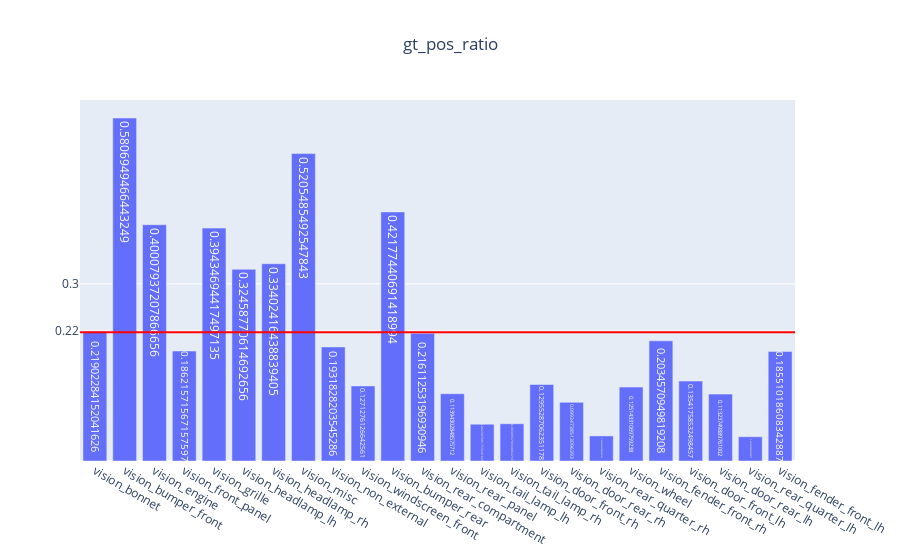

This figure's notebook cell:
### Code cell
genVisMulitlabel(partEvalMetrics, "gt_pos_ratio")

### Figure 1 — Plotly figure (JSON) as saved in the notebook; plotly's stock layout.template omitted (floating-point values rounded to 4 significant figures)
{"data": [{"text": [0.219, 0.5807, 0.4001, 0.1862, 0.3943, 0.3246, 0.334, 0.5205, 0.1932, 0.1271, 0.4218, 0.2161, 0.1139, 0.06231, 0.06306, 0.1296, 0.09935, 0.04246, 0.1251, 0.2035, 0.1354, 0.1132, 0.0411, 0.1855], "type": "bar", "x": ["vision_bonnet", "vision_bumper_front", "vision_engine", "vision_front_panel", "vision_grille", "vision_headlamp_lh", "vision_headlamp_rh", "vision_misc", "vision_non_external", "vision_windscreen_front", "vision_bumper_rear", "vision_rear_compartment", "vision_rear_panel", "vision_tail_lamp_lh", "vision_tail_lamp_rh", "vision_door_front_rh", "vision_door_rear_rh", "vision_rear_quarter_rh", "vision_wheel", "vision_fender_front_rh", "vision_door_front_lh", "vision_door_rear_lh", "vision_rear_quarter_lh", "vision_fender_front_lh"], "y": [0.219, 0.5807, 0.4001, 0.1862, 0.3943, 0.3246, 0.334, 0.5205, 0.1932, 0.1271, 0.4218, 0.2161, 0.1139, 0.06231, 0.06306, 0.1296, 0.09935, 0.04246, 0.1251, 0.2035, 0.1354, 0.1132, 0.0411, 0.1855]}], "layout": {"shapes": [{"line": {"color": "red", "width": 2}, "type": "line", "x0": 0, "x1": 1, "xref": "x domain", "y0": 0.218, "y1": 0.218, "yref": "y"}], "title": {"text": "gt_pos_ratio", "x": 0.5}, "yaxis": {"tickmode": "array", "tickvals": ["0.22", 0.3, 0.8]}}}
